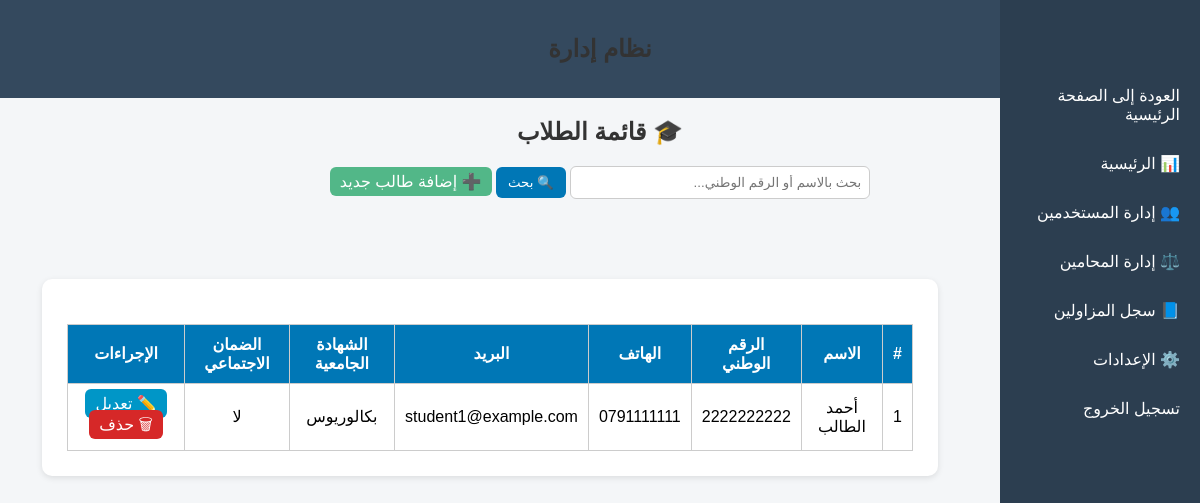
The page /admin/students/students.php (signed in) on the database as committed earlier.
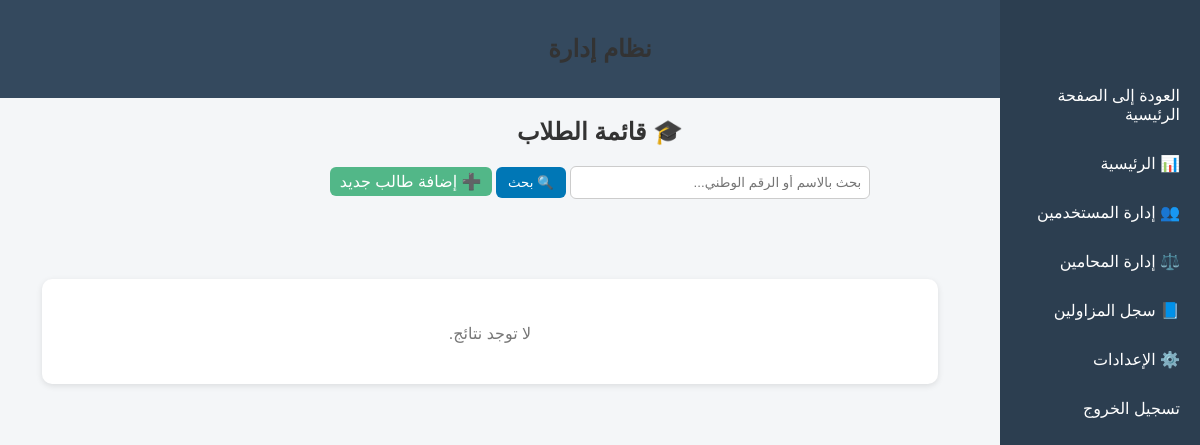
The same page on the database as committed later.
### tables this page shows
CREATE TABLE `students` (
  `student_id` int(11) NOT NULL,
  `user_id` int(11) NOT NULL,
  `highschool_certificate` enum('نعم','لا') NOT NULL DEFAULT 'لا',
  `university_degree` enum('بكالوريوس','ماجستير','دكتوراه') DEFAULT NULL,
  `no_conviction_doc` varchar(255) DEFAULT NULL,
  `good_conduct_doc` varchar(255) DEFAULT NULL,
  `social_security` enum('نعم','لا') NOT NULL DEFAULT 'لا',
  `social_security_number` varchar(100) DEFAULT NULL,
  `created_at` datetime NOT NULL DEFAULT current_timestamp(),
  `updated_at` datetime NOT NULL DEFAULT current_timestamp() ON UPDATE current_timestamp()
);

CREATE TABLE `users` (
  `user_id` int(11) NOT NULL,
  `full_name` varchar(200) NOT NULL,
  `national_id` varchar(30) NOT NULL,
  `phone` varchar(30) DEFAULT NULL,
  `email` varchar(150) NOT NULL,
  `address` varchar(255) DEFAULT NULL,
  `password` varchar(255) NOT NULL,
  `role` enum('student','lawyer','admin') NOT NULL DEFAULT 'student',
  `created_at` datetime NOT NULL DEFAULT current_timestamp(),
  `updated_at` datetime NOT NULL DEFAULT current_timestamp() ON UPDATE current_timestamp()
);

### admin/students/students.php (the view, shortened to what this page needs)
<?php
require_once("../../config/db.php");
include("../includes/header.php");
$search = $_GET['search'] ?? "";
$query = "
    SELECT s.*, u.full_name, u.national_id, u.phone, u.email
    FROM students s
    JOIN users u ON s.user_id = u.user_id
";
$query .= " ORDER BY u.full_name ASC ";
$stmt = $pdo->prepare($query);
$stmt->execute(["s" => "%$search%"]);
$students = $stmt->fetchAll(PDO::FETCH_ASSOC);
?>
<!DOCTYPE html>
<html lang="ar" dir="rtl">
<head>
<link rel="stylesheet" href="../../assets/css/admin.css">
</head>
<body>
<h2>🎓 قائمة الطلاب</h2>
<form method="GET">
    <input type="text" name="search" placeholder="بحث بالاسم أو الرقم الوطني..." value="<?= $search ?>">
    <button type="submit">🔍 بحث</button>
    <a href="add_student.php" class="btn" style="background:#52b788;">➕ إضافة طالب جديد</a>
</form>
<div class="admin-container">
<?php include("../includes/sidebar.php"); ?>
<div class="container">
<?php if ($students): ?>
<table>
<thead>
<tr>
    <th>#</th>
    <th>الاسم</th>
    <th>الرقم الوطني</th>
    <th>الهاتف</th>
    <th>البريد</th>
    <th>الشهادة الجامعية</th>
    <th>الضمان الاجتماعي</th>
    <th>الإجراءات</th>
</tr>
</thead>
<tbody>
<?php foreach ($students as $i => $s): ?>
<tr>
    <td><?= $i+1 ?></td>
    <td><?= htmlspecialchars($s['full_name']) ?></td>
    <td><?= htmlspecialchars($s['national_id']) ?></td>
    <td><?= htmlspecialchars($s['phone']) ?></td>
    <td><?= htmlspecialchars($s['email']) ?></td>
    <td><?= htmlspecialchars($s['university_degree']) ?></td>
    <td><?= htmlspecialchars($s['social_security']) ?></td>
    <td>
        <a class="btn edit-btn" href="edit_student.php?id=<?= $s['student_id'] ?>">✏️ تعديل</a>
        <a class="btn delete-btn" onclick="return confirm('هل أنت متأكد من حذف هذا الطالب؟')" href="delete_student.php?id=<?= $s['student_id'] ?>">🗑 حذف</a>
    </td>
</tr>
<?php endforeach; ?>
</tbody>
</table>
<?php else: ?>
<p class="no-data">لا توجد نتائج.</p>
<?php endif; ?>
</div>
</div>
</body>
</html>

Rows that differ between the two databases and show on the page:
removed students: user.full_name "أحمد الطالب", user.national_id "2222222222", user.phone "0791111111", user.email "student1@example.com", university_degree "بكالوريوس", social_security "لا"
Other text that changed with them:
text no longer shown: "# الاسم الرقم الوطني الهاتف البريد الشهادة الجامعية الضمان الاجتماعي الإجراءات"
text now shown: "لا توجد نتائج."
